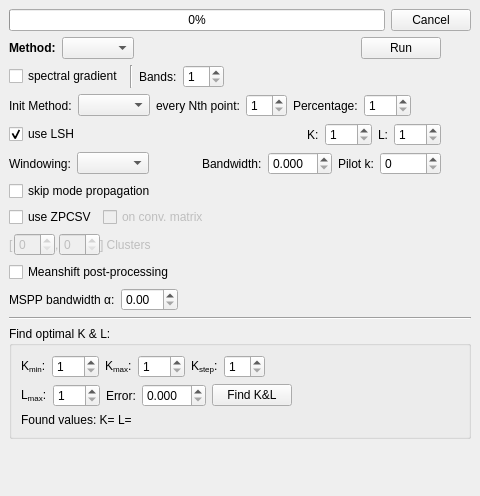
<?xml version="1.0" encoding="UTF-8"?>
<ui version="4.0">
 <class>UsSegmentationDock</class>
 <widget class="QDockWidget" name="UsSegmentationDock">
  <property name="geometry">
   <rect>
    <x>0</x>
    <y>0</y>
    <width>480</width>
    <height>496</height>
   </rect>
  </property>
  <property name="sizePolicy">
   <sizepolicy hsizetype="Preferred" vsizetype="Preferred">
    <horstretch>0</horstretch>
    <verstretch>0</verstretch>
   </sizepolicy>
  </property>
  <property name="windowTitle">
   <string>Unsupervised Segmentation</string>
  </property>
  <widget class="QWidget" name="dockWidgetContents_5">
   <layout class="QVBoxLayout" name="verticalLayout">
    <item>
     <widget class="QWidget" name="usProgressWidget" native="true">
      <layout class="QHBoxLayout" name="horizontalLayout_17">
       <property name="margin">
        <number>0</number>
       </property>
       <item>
        <widget class="QProgressBar" name="usProgressBar">
         <property name="value">
          <number>0</number>
         </property>
        </widget>
       </item>
       <item>
        <widget class="QPushButton" name="usCancelButton">
         <property name="text">
          <string>Cancel</string>
         </property>
        </widget>
       </item>
      </layout>
     </widget>
    </item>
    <item>
     <layout class="QGridLayout" name="gridLayout">
      <item row="0" column="0">
       <widget class="QWidget" name="usLayoutWidget" native="true">
        <layout class="QHBoxLayout" name="usLayout">
         <property name="margin">
          <number>0</number>
         </property>
         <item>
          <widget class="QWidget" name="usSettingsWidget" native="true">
           <property name="sizePolicy">
            <sizepolicy hsizetype="Fixed" vsizetype="Preferred">
             <horstretch>0</horstretch>
             <verstretch>0</verstretch>
            </sizepolicy>
           </property>
           <layout class="QVBoxLayout" name="verticalLayout_14">
            <property name="margin">
             <number>0</number>
            </property>
            <item>
             <widget class="QWidget" name="widget_5" native="true">
              <layout class="QHBoxLayout" name="horizontalLayout_18">
               <property name="margin">
                <number>0</number>
               </property>
               <item>
                <widget class="QLabel" name="label_9">
                 <property name="text">
                  <string>&lt;b&gt;Method:&lt;/b&gt;</string>
                 </property>
                 <property name="textFormat">
                  <enum>Qt::RichText</enum>
                 </property>
                </widget>
               </item>
               <item>
                <widget class="QComboBox" name="usMethodBox">
                 <property name="sizeAdjustPolicy">
                  <enum>QComboBox::AdjustToContents</enum>
                 </property>
                </widget>
               </item>
               <item>
                <spacer name="horizontalSpacer_15">
                 <property name="orientation">
                  <enum>Qt::Horizontal</enum>
                 </property>
                 <property name="sizeHint" stdset="0">
                  <size>
                   <width>40</width>
                   <height>20</height>
                  </size>
                 </property>
                </spacer>
               </item>
               <item>
                <widget class="QPushButton" name="usGoButton">
                 <property name="text">
                  <string>Run</string>
                 </property>
                 <property name="icon">
                  <iconset resource="../gerbil.qrc">
                   <normaloff>:/toolbar/run</normaloff>:/toolbar/run</iconset>
                 </property>
                 <property name="iconSize">
                  <size>
                   <width>16</width>
                   <height>16</height>
                  </size>
                 </property>
                </widget>
               </item>
              </layout>
             </widget>
            </item>
            <item>
             <widget class="QWidget" name="widget_8" native="true">
              <layout class="QHBoxLayout" name="horizontalLayout_46">
               <property name="margin">
                <number>0</number>
               </property>
               <item>
                <widget class="QCheckBox" name="usGradientCheckBox">
                 <property name="toolTip">
                  <string>cluster within the spectral gradient</string>
                 </property>
                 <property name="text">
                  <string>spectral gradient</string>
                 </property>
                </widget>
               </item>
               <item>
                <widget class="Line" name="line_5">
                 <property name="orientation">
                  <enum>Qt::Vertical</enum>
                 </property>
                </widget>
               </item>
               <item>
                <widget class="QLabel" name="label_11">
                 <property name="toolTip">
                  <string>number of bands (interpolated from real image bands)</string>
                 </property>
                 <property name="text">
                  <string>Bands:</string>
                 </property>
                </widget>
               </item>
               <item>
                <widget class="QSpinBox" name="usBandsSpinBox">
                 <property name="toolTip">
                  <string extracomment="use a reduced number of bands"/>
                 </property>
                 <property name="minimum">
                  <number>1</number>
                 </property>
                </widget>
               </item>
               <item>
                <spacer name="horizontalSpacer_18">
                 <property name="orientation">
                  <enum>Qt::Horizontal</enum>
                 </property>
                 <property name="sizeHint" stdset="0">
                  <size>
                   <width>0</width>
                   <height>0</height>
                  </size>
                 </property>
                </spacer>
               </item>
              </layout>
             </widget>
            </item>
            <item>
             <widget class="QWidget" name="usInitWidget" native="true">
              <layout class="QHBoxLayout" name="horizontalLayout_19">
               <property name="margin">
                <number>0</number>
               </property>
               <item>
                <widget class="QLabel" name="label_12">
                 <property name="text">
                  <string>Init Method:</string>
                 </property>
                </widget>
               </item>
               <item>
                <widget class="QComboBox" name="usInitMethodBox"/>
               </item>
               <item>
                <widget class="QWidget" name="usInitJumpWidget" native="true">
                 <layout class="QFormLayout" name="formLayout_4">
                  <property name="fieldGrowthPolicy">
                   <enum>QFormLayout::AllNonFixedFieldsGrow</enum>
                  </property>
                  <property name="margin">
                   <number>0</number>
                  </property>
                  <item row="0" column="0">
                   <widget class="QLabel" name="label_13">
                    <property name="text">
                     <string>every Nth point:</string>
                    </property>
                   </widget>
                  </item>
                  <item row="0" column="1">
                   <widget class="QSpinBox" name="usInitJumpBox">
                    <property name="minimum">
                     <number>1</number>
                    </property>
                   </widget>
                  </item>
                 </layout>
                </widget>
               </item>
               <item>
                <widget class="QWidget" name="usInitPercentWidget" native="true">
                 <layout class="QFormLayout" name="formLayout_5">
                  <property name="fieldGrowthPolicy">
                   <enum>QFormLayout::AllNonFixedFieldsGrow</enum>
                  </property>
                  <property name="margin">
                   <number>0</number>
                  </property>
                  <item row="0" column="0">
                   <widget class="QLabel" name="label_14">
                    <property name="text">
                     <string>Percentage:</string>
                    </property>
                   </widget>
                  </item>
                  <item row="0" column="1">
                   <widget class="QSpinBox" name="usInitPercentBox">
                    <property name="minimum">
                     <number>1</number>
                    </property>
                    <property name="maximum">
                     <number>100</number>
                    </property>
                   </widget>
                  </item>
                 </layout>
                </widget>
               </item>
               <item>
                <spacer name="horizontalSpacer_19">
                 <property name="orientation">
                  <enum>Qt::Horizontal</enum>
                 </property>
                 <property name="sizeHint" stdset="0">
                  <size>
                   <width>0</width>
                   <height>0</height>
                  </size>
                 </property>
                </spacer>
               </item>
              </layout>
             </widget>
            </item>
            <item>
             <widget class="QWidget" name="widget" native="true">
              <layout class="QHBoxLayout" name="horizontalLayout_47">
               <property name="margin">
                <number>0</number>
               </property>
               <item>
                <widget class="QCheckBox" name="usLshCheckBox">
                 <property name="toolTip">
                  <string>speed-up with Locality Sensitive Hashing</string>
                 </property>
                 <property name="text">
                  <string>use LSH</string>
                 </property>
                 <property name="checked">
                  <bool>true</bool>
                 </property>
                </widget>
               </item>
               <item>
                <widget class="QWidget" name="usLshWidget" native="true">
                 <layout class="QGridLayout" name="gridLayout_6">
                  <property name="margin">
                   <number>0</number>
                  </property>
                  <item row="0" column="5">
                   <widget class="QSpinBox" name="usKSpinBox">
                    <property name="minimum">
                     <number>1</number>
                    </property>
                    <property name="maximum">
                     <number>999</number>
                    </property>
                   </widget>
                  </item>
                  <item row="0" column="6">
                   <widget class="QLabel" name="label_21">
                    <property name="text">
                     <string>L:</string>
                    </property>
                   </widget>
                  </item>
                  <item row="0" column="7">
                   <widget class="QSpinBox" name="usLSpinBox">
                    <property name="minimum">
                     <number>1</number>
                    </property>
                    <property name="maximum">
                     <number>999</number>
                    </property>
                   </widget>
                  </item>
                  <item row="0" column="3">
                   <spacer name="horizontalSpacer_16">
                    <property name="orientation">
                     <enum>Qt::Horizontal</enum>
                    </property>
                    <property name="sizeHint" stdset="0">
                     <size>
                      <width>40</width>
                      <height>20</height>
                     </size>
                    </property>
                   </spacer>
                  </item>
                  <item row="0" column="4">
                   <widget class="QLabel" name="label_20">
                    <property name="text">
                     <string>K:</string>
                    </property>
                   </widget>
                  </item>
                 </layout>
                </widget>
               </item>
              </layout>
             </widget>
            </item>
            <item>
             <widget class="QWidget" name="widget_9" native="true">
              <layout class="QHBoxLayout" name="horizontalLayout_21">
               <property name="margin">
                <number>0</number>
               </property>
               <item>
                <widget class="QLabel" name="label_17">
                 <property name="text">
                  <string>Windowing:</string>
                 </property>
                </widget>
               </item>
               <item>
                <widget class="QComboBox" name="usBandwidthBox"/>
               </item>
               <item>
                <spacer name="horizontalSpacer_22">
                 <property name="orientation">
                  <enum>Qt::Horizontal</enum>
                 </property>
                 <property name="sizeHint" stdset="0">
                  <size>
                   <width>20</width>
                   <height>0</height>
                  </size>
                 </property>
                </spacer>
               </item>
               <item>
                <widget class="QWidget" name="usFixedBWWidget" native="true">
                 <layout class="QGridLayout" name="gridLayout_7">
                  <property name="margin">
                   <number>0</number>
                  </property>
                  <item row="0" column="0">
                   <widget class="QLabel" name="label_18">
                    <property name="text">
                     <string>Bandwidth:</string>
                    </property>
                   </widget>
                  </item>
                  <item row="0" column="1">
                   <widget class="QDoubleSpinBox" name="usFixedBWSpinBox">
                    <property name="decimals">
                     <number>3</number>
                    </property>
                    <property name="singleStep">
                     <double>0.005000000000000</double>
                    </property>
                   </widget>
                  </item>
                 </layout>
                </widget>
               </item>
               <item>
                <widget class="QWidget" name="usAdaptiveBWWidget" native="true">
                 <layout class="QGridLayout" name="gridLayout_8">
                  <property name="margin">
                   <number>0</number>
                  </property>
                  <item row="0" column="0">
                   <widget class="QLabel" name="label_19">
                    <property name="text">
                     <string>Pilot k:</string>
                    </property>
                   </widget>
                  </item>
                  <item row="0" column="1">
                   <widget class="QSpinBox" name="usPilotKSpinBox">
                    <property name="maximum">
                     <number>99999</number>
                    </property>
                   </widget>
                  </item>
                 </layout>
                </widget>
               </item>
              </layout>
             </widget>
            </item>
            <item>
             <widget class="QWidget" name="usSkipPropWidget" native="true">
              <layout class="QHBoxLayout" name="horizontalLayout_16">
               <property name="margin">
                <number>0</number>
               </property>
               <item>
                <widget class="QCheckBox" name="usSkipPropCheckBox">
                 <property name="text">
                  <string>skip mode propagation</string>
                 </property>
                </widget>
               </item>
               <item>
                <spacer name="horizontalSpacer_20">
                 <property name="orientation">
                  <enum>Qt::Horizontal</enum>
                 </property>
                 <property name="sizeHint" stdset="0">
                  <size>
                   <width>285</width>
                   <height>20</height>
                  </size>
                 </property>
                </spacer>
               </item>
              </layout>
             </widget>
            </item>
            <item>
             <widget class="QWidget" name="usSpectralWidget" native="true">
              <layout class="QVBoxLayout" name="verticalLayout_8">
               <property name="margin">
                <number>0</number>
               </property>
               <item>
                <layout class="QHBoxLayout" name="horizontalLayout_3">
                 <item>
                  <widget class="QCheckBox" name="usSpectralCheckBox">
                   <property name="text">
                    <string>use ZPCSV</string>
                   </property>
                  </widget>
                 </item>
                 <item>
                  <widget class="QCheckBox" name="usSpectralConvCheckBox">
                   <property name="enabled">
                    <bool>false</bool>
                   </property>
                   <property name="text">
                    <string>on conv. matrix</string>
                   </property>
                  </widget>
                 </item>
                 <item>
                  <spacer name="horizontalSpacer_12">
                   <property name="orientation">
                    <enum>Qt::Horizontal</enum>
                   </property>
                   <property name="sizeHint" stdset="0">
                    <size>
                     <width>40</width>
                     <height>20</height>
                    </size>
                   </property>
                  </spacer>
                 </item>
                </layout>
               </item>
               <item>
                <widget class="QWidget" name="usSpectralMinMaxWidget" native="true">
                 <property name="enabled">
                  <bool>false</bool>
                 </property>
                 <layout class="QHBoxLayout" name="usSpectralMinMaxWidget_2">
                  <property name="spacing">
                   <number>0</number>
                  </property>
                  <property name="margin">
                   <number>0</number>
                  </property>
                  <item>
                   <widget class="QLabel" name="label_7">
                    <property name="text">
                     <string>[</string>
                    </property>
                   </widget>
                  </item>
                  <item>
                   <widget class="QSpinBox" name="usSpectralMinBox">
                    <property name="toolTip">
                     <string>lower bound</string>
                    </property>
                   </widget>
                  </item>
                  <item>
                   <widget class="QLabel" name="label_5">
                    <property name="text">
                     <string>,</string>
                    </property>
                   </widget>
                  </item>
                  <item>
                   <widget class="QSpinBox" name="usSpectralMaxBox">
                    <property name="toolTip">
                     <string>upper bound</string>
                    </property>
                   </widget>
                  </item>
                  <item>
                   <widget class="QLabel" name="label_6">
                    <property name="text">
                     <string>] Clusters</string>
                    </property>
                   </widget>
                  </item>
                  <item>
                   <spacer name="spacer">
                    <property name="orientation">
                     <enum>Qt::Horizontal</enum>
                    </property>
                    <property name="sizeHint" stdset="0">
                     <size>
                      <width>40</width>
                      <height>20</height>
                     </size>
                    </property>
                   </spacer>
                  </item>
                 </layout>
                </widget>
               </item>
              </layout>
             </widget>
            </item>
            <item>
             <widget class="QWidget" name="usMSPPWidget" native="true">
              <layout class="QVBoxLayout" name="verticalLayout_9">
               <property name="margin">
                <number>0</number>
               </property>
               <item>
                <widget class="QCheckBox" name="usProbShiftMSPPCheckBox">
                 <property name="text">
                  <string>Meanshift post-processing</string>
                 </property>
                </widget>
               </item>
               <item>
                <widget class="QWidget" name="widget_2" native="true">
                 <layout class="QHBoxLayout" name="horizontalLayout_10">
                  <property name="margin">
                   <number>0</number>
                  </property>
                  <item>
                   <widget class="QLabel" name="label_8">
                    <property name="text">
                     <string>MSPP bandwidth α:</string>
                    </property>
                   </widget>
                  </item>
                  <item>
                   <widget class="QDoubleSpinBox" name="usProbShiftMSPPAlphaSpinBox"/>
                  </item>
                  <item>
                   <spacer name="horizontalSpacer_13">
                    <property name="orientation">
                     <enum>Qt::Horizontal</enum>
                    </property>
                    <property name="sizeHint" stdset="0">
                     <size>
                      <width>40</width>
                      <height>20</height>
                     </size>
                    </property>
                   </spacer>
                  </item>
                 </layout>
                </widget>
               </item>
              </layout>
             </widget>
            </item>
           </layout>
          </widget>
         </item>
         <item>
          <spacer name="horizontalSpacer_81">
           <property name="orientation">
            <enum>Qt::Horizontal</enum>
           </property>
           <property name="sizeHint" stdset="0">
            <size>
             <width>0</width>
             <height>0</height>
            </size>
           </property>
          </spacer>
         </item>
        </layout>
       </widget>
      </item>
      <item row="1" column="0">
       <widget class="Line" name="line_4">
        <property name="orientation">
         <enum>Qt::Horizontal</enum>
        </property>
       </widget>
      </item>
      <item row="2" column="0">
       <widget class="QGroupBox" name="groupBox_2">
        <property name="title">
         <string>Find optimal K &amp;&amp; L:</string>
        </property>
        <layout class="QVBoxLayout" name="verticalLayout_12">
         <item>
          <layout class="QHBoxLayout" name="horizontalLayout_48">
           <item>
            <widget class="QLabel" name="kMinLabel_2">
             <property name="text">
              <string>&lt;!DOCTYPE HTML PUBLIC &quot;-//W3C//DTD HTML 4.0//EN&quot; &quot;http://www.w3.org/TR/REC-html40/strict.dtd&quot;&gt;
&lt;html&gt;&lt;head&gt;&lt;meta name=&quot;qrichtext&quot; content=&quot;1&quot; /&gt;&lt;style type=&quot;text/css&quot;&gt;
p, li { white-space: pre-wrap; }
&lt;/style&gt;&lt;/head&gt;&lt;body style=&quot; font-family:'Sans'; font-size:10pt; font-weight:400; font-style:normal;&quot;&gt;
&lt;table border=&quot;0&quot; style=&quot;-qt-table-type: root; margin-top:4px; margin-bottom:4px; margin-left:4px; margin-right:4px;&quot;&gt;
&lt;tr&gt;
&lt;td style=&quot;border: none;&quot;&gt;
&lt;p style=&quot; margin-top:0px; margin-bottom:0px; margin-left:0px; margin-right:0px; -qt-block-indent:0; text-indent:0px;&quot;&gt;&lt;span style=&quot; font-family:'Sans Serif'; font-size:9pt;&quot;&gt;K&lt;/span&gt;&lt;span style=&quot; font-family:'Sans Serif'; font-size:9pt; vertical-align:sub;&quot;&gt;min&lt;/span&gt;&lt;span style=&quot; font-family:'Sans Serif'; font-size:9pt;&quot;&gt;:&lt;/span&gt;&lt;/p&gt;&lt;/td&gt;&lt;/tr&gt;&lt;/table&gt;&lt;/body&gt;&lt;/html&gt;</string>
             </property>
            </widget>
           </item>
           <item>
            <widget class="QSpinBox" name="usFindKLKMinBox">
             <property name="minimum">
              <number>1</number>
             </property>
             <property name="maximum">
              <number>999</number>
             </property>
            </widget>
           </item>
           <item>
            <widget class="QLabel" name="label_15">
             <property name="text">
              <string>&lt;!DOCTYPE HTML PUBLIC &quot;-//W3C//DTD HTML 4.0//EN&quot; &quot;http://www.w3.org/TR/REC-html40/strict.dtd&quot;&gt;
&lt;html&gt;&lt;head&gt;&lt;meta name=&quot;qrichtext&quot; content=&quot;1&quot; /&gt;&lt;style type=&quot;text/css&quot;&gt;
p, li { white-space: pre-wrap; }
&lt;/style&gt;&lt;/head&gt;&lt;body style=&quot; font-family:'Sans'; font-size:10pt; font-weight:400; font-style:normal;&quot;&gt;
&lt;table style=&quot;-qt-table-type: root; margin-top:4px; margin-bottom:4px; margin-left:4px; margin-right:4px;&quot;&gt;
&lt;tr&gt;
&lt;td style=&quot;border: none;&quot;&gt;
&lt;p style=&quot; margin-top:0px; margin-bottom:0px; margin-left:0px; margin-right:0px; -qt-block-indent:0; text-indent:0px;&quot;&gt;&lt;span style=&quot; font-family:'Sans Serif'; font-size:9pt;&quot;&gt;K&lt;/span&gt;&lt;span style=&quot; font-family:'Sans Serif'; font-size:9pt; vertical-align:sub;&quot;&gt;max&lt;/span&gt;&lt;span style=&quot; font-family:'Sans Serif'; font-size:9pt;&quot;&gt;:&lt;/span&gt;&lt;/p&gt;&lt;/td&gt;&lt;/tr&gt;&lt;/table&gt;&lt;/body&gt;&lt;/html&gt;</string>
             </property>
            </widget>
           </item>
           <item>
            <widget class="QSpinBox" name="usFindKLKmaxBox">
             <property name="minimum">
              <number>1</number>
             </property>
             <property name="maximum">
              <number>999</number>
             </property>
            </widget>
           </item>
           <item>
            <widget class="QLabel" name="stepLabel_2">
             <property name="text">
              <string>&lt;!DOCTYPE HTML PUBLIC &quot;-//W3C//DTD HTML 4.0//EN&quot; &quot;http://www.w3.org/TR/REC-html40/strict.dtd&quot;&gt;
&lt;html&gt;&lt;head&gt;&lt;meta name=&quot;qrichtext&quot; content=&quot;1&quot; /&gt;&lt;style type=&quot;text/css&quot;&gt;
p, li { white-space: pre-wrap; }
&lt;/style&gt;&lt;/head&gt;&lt;body style=&quot; font-family:'Sans'; font-size:10pt; font-weight:400; font-style:normal;&quot;&gt;
&lt;table style=&quot;-qt-table-type: root; margin-top:4px; margin-bottom:4px; margin-left:4px; margin-right:4px;&quot;&gt;
&lt;tr&gt;
&lt;td style=&quot;border: none;&quot;&gt;
&lt;p style=&quot; margin-top:0px; margin-bottom:0px; margin-left:0px; margin-right:0px; -qt-block-indent:0; text-indent:0px;&quot;&gt;&lt;span style=&quot; font-family:'Sans Serif'; font-size:9pt;&quot;&gt;K&lt;/span&gt;&lt;span style=&quot; font-family:'Sans Serif'; font-size:9pt; vertical-align:sub;&quot;&gt;step&lt;/span&gt;&lt;span style=&quot; font-family:'Sans Serif'; font-size:9pt;&quot;&gt;:&lt;/span&gt;&lt;/p&gt;&lt;/td&gt;&lt;/tr&gt;&lt;/table&gt;&lt;/body&gt;&lt;/html&gt;</string>
             </property>
            </widget>
           </item>
           <item>
            <widget class="QSpinBox" name="usFindKLKStepBox">
             <property name="minimum">
              <number>1</number>
             </property>
            </widget>
           </item>
           <item>
            <spacer name="horizontalSpacer_17">
             <property name="orientation">
              <enum>Qt::Horizontal</enum>
             </property>
             <property name="sizeHint" stdset="0">
              <size>
               <width>40</width>
               <height>20</height>
              </size>
             </property>
            </spacer>
           </item>
          </layout>
         </item>
         <item>
          <layout class="QHBoxLayout" name="horizontalLayout_50">
           <item>
            <widget class="QLabel" name="label_16">
             <property name="text">
              <string>&lt;!DOCTYPE HTML PUBLIC &quot;-//W3C//DTD HTML 4.0//EN&quot; &quot;http://www.w3.org/TR/REC-html40/strict.dtd&quot;&gt;
&lt;html&gt;&lt;head&gt;&lt;meta name=&quot;qrichtext&quot; content=&quot;1&quot; /&gt;&lt;style type=&quot;text/css&quot;&gt;
p, li { white-space: pre-wrap; }
&lt;/style&gt;&lt;/head&gt;&lt;body style=&quot; font-family:'Sans'; font-size:10pt; font-weight:400; font-style:normal;&quot;&gt;
&lt;table border=&quot;0&quot; style=&quot;-qt-table-type: root; margin-top:4px; margin-bottom:4px; margin-left:4px; margin-right:4px;&quot;&gt;
&lt;tr&gt;
&lt;td style=&quot;border: none;&quot;&gt;
&lt;p style=&quot; margin-top:0px; margin-bottom:0px; margin-left:0px; margin-right:0px; -qt-block-indent:0; text-indent:0px;&quot;&gt;&lt;span style=&quot; font-family:'Sans Serif'; font-size:9pt;&quot;&gt;L&lt;/span&gt;&lt;span style=&quot; font-family:'Sans Serif'; font-size:9pt; vertical-align:sub;&quot;&gt;max&lt;/span&gt;&lt;span style=&quot; font-family:'Sans Serif'; font-size:9pt;&quot;&gt;:&lt;/span&gt;&lt;/p&gt;&lt;/td&gt;&lt;/tr&gt;&lt;/table&gt;&lt;/body&gt;&lt;/html&gt;</string>
             </property>
            </widget>
           </item>
           <item>
            <widget class="QSpinBox" name="usFindKLLmaxBox">
             <property name="minimum">
              <number>1</number>
             </property>
             <property name="maximum">
              <number>999</number>
             </property>
            </widget>
           </item>
           <item>
            <widget class="QLabel" name="epsilonLabel_2">
             <property name="text">
              <string>Error:</string>
             </property>
            </widget>
           </item>
           <item>
            <widget class="QDoubleSpinBox" name="usFindKLEpsilonBox">
             <property name="decimals">
              <number>3</number>
             </property>
             <property name="singleStep">
              <double>0.010000000000000</double>
             </property>
            </widget>
           </item>
           <item>
            <widget class="QPushButton" name="usFindKLGoButton">
             <property name="sizePolicy">
              <sizepolicy hsizetype="Fixed" vsizetype="Fixed">
               <horstretch>0</horstretch>
               <verstretch>0</verstretch>
              </sizepolicy>
             </property>
             <property name="text">
              <string>Find K&amp;&amp;L</string>
             </property>
             <property name="autoDefault">
              <bool>false</bool>
             </property>
             <property name="default">
              <bool>false</bool>
             </property>
             <property name="flat">
              <bool>false</bool>
             </property>
            </widget>
           </item>
           <item>
            <spacer name="horizontalSpacer_21">
             <property name="orientation">
              <enum>Qt::Horizontal</enum>
             </property>
             <property name="sizeHint" stdset="0">
              <size>
               <width>40</width>
               <height>20</height>
              </size>
             </property>
            </spacer>
           </item>
          </layout>
         </item>
         <item>
          <widget class="QWidget" name="usFoundKLWidget" native="true">
           <layout class="QHBoxLayout" name="horizontalLayout_49">
            <property name="margin">
             <number>0</number>
            </property>
            <item>
             <widget class="QLabel" name="usFoundKLLabel">
              <property name="enabled">
               <bool>true</bool>
              </property>
              <property name="text">
               <string>Found values: K= L=</string>
              </property>
             </widget>
            </item>
           </layout>
          </widget>
         </item>
        </layout>
       </widget>
      </item>
     </layout>
    </item>
    <item>
     <spacer name="verticalSpacer">
      <property name="orientation">
       <enum>Qt::Vertical</enum>
      </property>
      <property name="sizeHint" stdset="0">
       <size>
        <width>20</width>
        <height>40</height>
       </size>
      </property>
     </spacer>
    </item>
   </layout>
  </widget>
 </widget>
 <resources>
  <include location="../gerbil.qrc"/>
 </resources>
 <connections/>
</ui>
